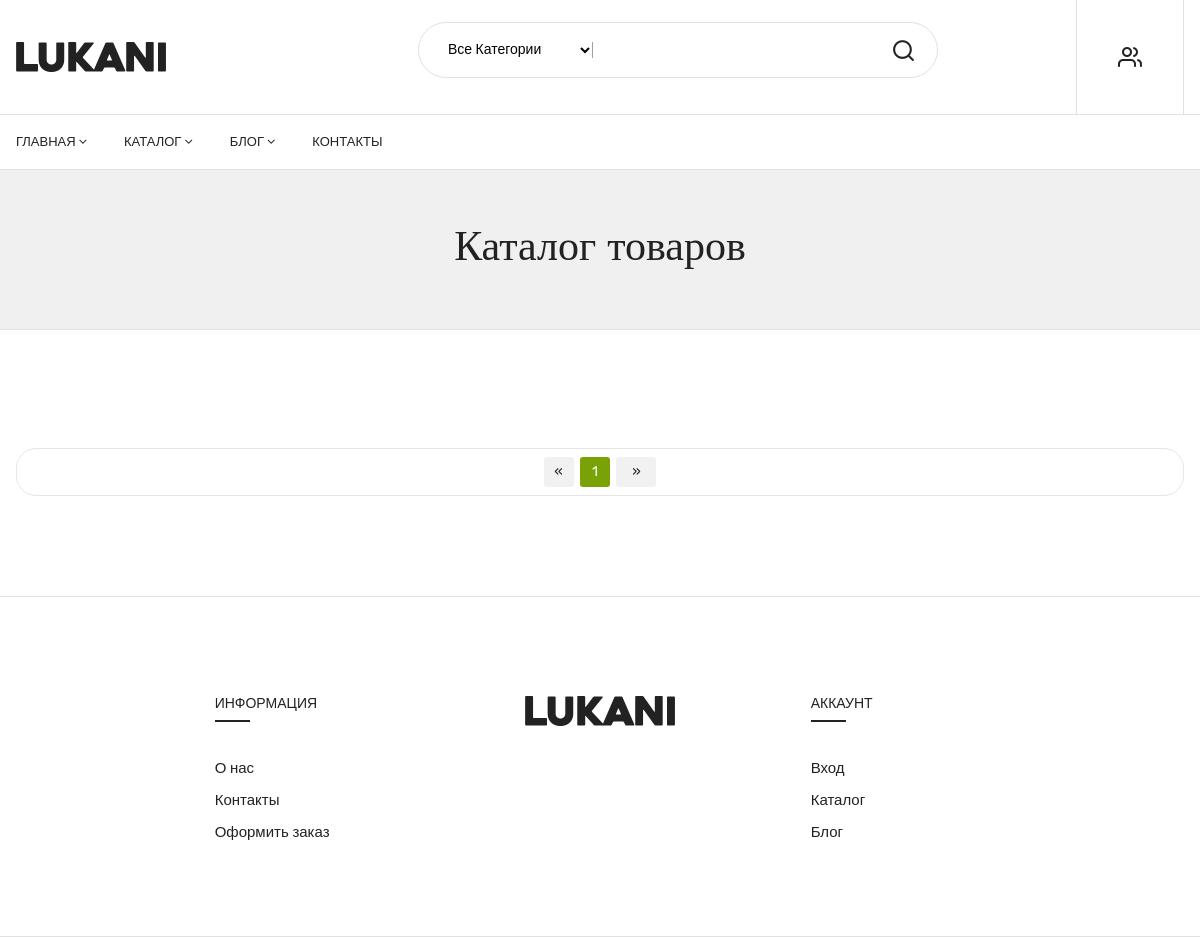
Page /catalog/ on the earlier database version.
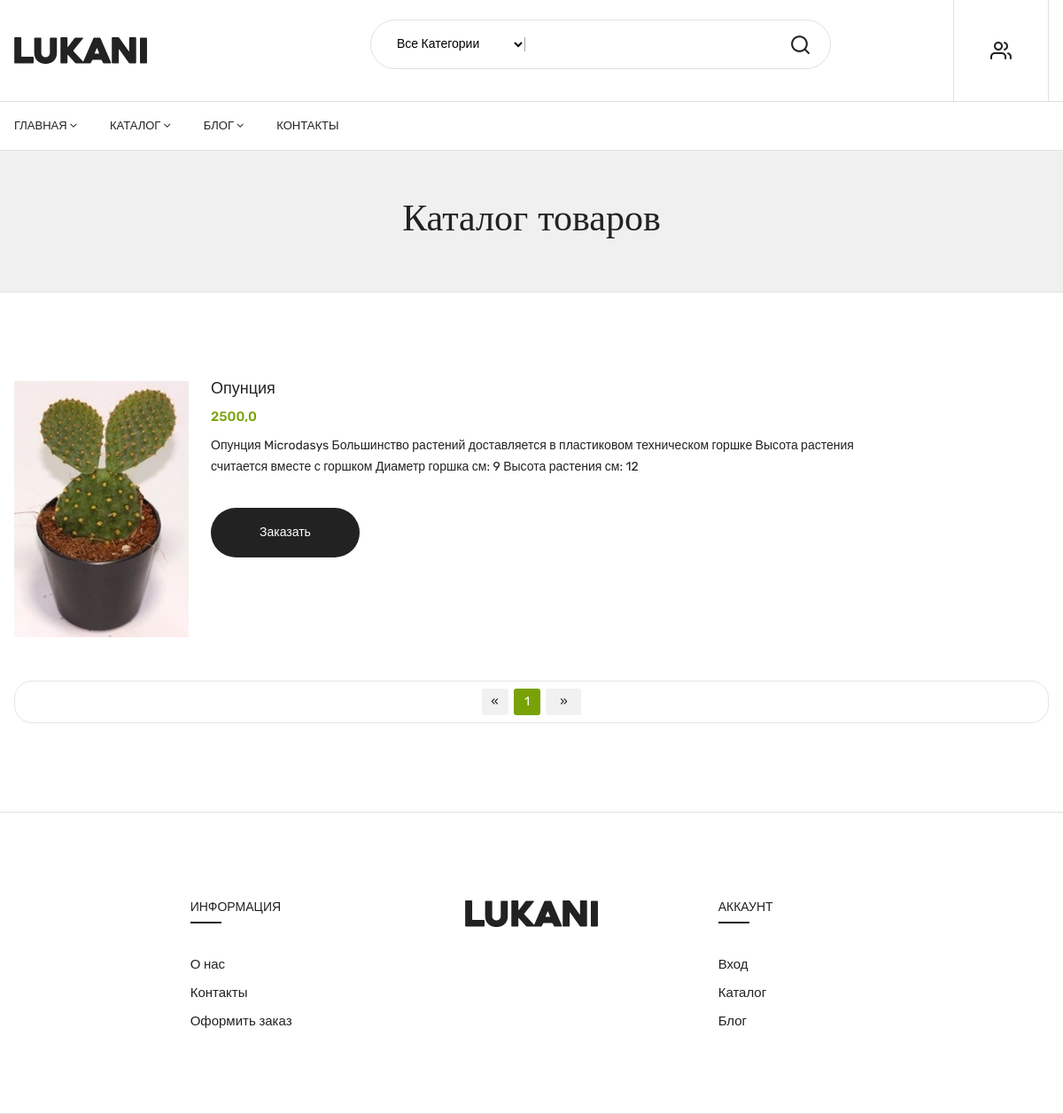
Same page on the later database version.
### menu/models.py (models this page shows, shortened)
class MenuFlower(models.Model):
    name = models.CharField(max_length=200)
    description = models.TextField()
    description_detail = models.TextField(null=True,blank=True)
    price = models.FloatField()
    discount = models.FloatField()
    image = models.ImageField(null=True,blank=True,upload_to='projects/%Y/%m/%d/')
    category = models.ManyToManyField('FlowerCategory', blank=True)
    class Meta:
        verbose_name = "Каталог цветов"
        verbose_name_plural = "Каталог цветов"

### menu/views.py (the view)
# urls.py: path('catalog/', views.catalog, name='menu.catalog'),
def catalog(request):
    query = request.GET.get('q', '').strip()
    category_id = request.GET.get('category', '').strip()
    flowers = MenuFlower.objects.all()
    if query:
        flowers = flowers.filter(name__icontains=query)
    if category_id and category_id.isdigit():
        flowers = flowers.filter(category__id=category_id)
    page = request.GET.get('page')
    results = 4
    paginator = Paginator(flowers, results)
    try:
        flowers = paginator.page(page)
    except PageNotAnInteger:
        flowers = paginator.page(1)
    except EmptyPage:
        flowers = paginator.page(paginator.num_pages)
    current_page = flowers.number
    left_index = max(1, current_page - 3)
    right_index = min(paginator.num_pages + 1, current_page + 4)
    custom_range = range(left_index, right_index)
    context = {
        'flowers': flowers,
        'category': FlowerCategory.objects.all(),
        'custom_range': custom_range,
        'paginator': paginator,
        'query': query,
        'selected_category': int(category_id) if category_id.isdigit() else None,
    }
    return render(request, 'menu/shop-fullwidth-list.html', context)

### menu/templates/menu/shop-fullwidth-list.html (shortened to what the changed rows need)
{% extends 'menu/index.html' %}
{% load static %}
{% block content %}
    <div class="shop_area shop_fullwidth mt-100 mb-100">
        <div class="container">
            <div class="row">
                <div class="col-12">
                    <div class="row shop_wrapper grid_list">
                        <div class="col-12 ">
                            {% for flower in flowers %}
                            <article class="single_product">
                                <figure>
                                    <div class="product_thumb">
                                        {% if flower.image %}
                                        <a class="primary_img" href="{% url 'flower_details' pk=flower.pk %}">
                                            <img src="{{ flower.image.url }}" alt="">
                                        </a>
                                        {% else %}
                                            <img src="{% static 'img/no_img.png' %}" alt="Нет изображения">
                                        {% endif %}
                                    </div>
                                    <div class="product_content list_content">
                                        <h4 class="product_name"><a href="{% url 'flower_details' pk=flower.pk %}">{{ flower.name }}</a>
                                        </h4>
                                        <div class="price_box">
                                            <span class="current_price">{{ flower.price }}</span>
                                        </div>
                                        <div class="product_desc">
                                            <p>{{ flower.description }}</p>
                                        </div>
                                        <div class="action_links list_action_right">
                                            <ul>
                                                <li class="add_to_cart">
                                                    <a href="#"
                                                       class="open-order-modal"
                                                       data-flower-id="{{ flower.id }}"
                                                       data-flower-name="{{ flower.name }}"
                                                       title="Заказать">
                                                        Заказать
                                                    </a>
                                                </li>
                                            </ul>
                                        </div>
                                    </div>
                                </figure>
                            </article>
                            {% endfor %}
                        </div>
                    </div>
                    <div class="shop_toolbar t_bottom" style="border-radius:20px">
                        <div class="pagination">
                            <ul>
                                {% if flowers.has_previous %}
                                    <li class="prev">
                                        <a href="?{% for key, value in request.GET.items %}{% if key != 'page' %}{{ key }}={{ value }}&{% endif %}{% endfor %}page={{ flowers.previous_page_number }}">«</a>
                                    </li>
                                {% else %}
                                    <li class="prev disabled"><span>«</span></li>
                                {% endif %}
                                {% for page_num in custom_range %}
                                    {% if page_num == flowers.number %}
                                        <li class="current">{{ page_num }}</li>
                                    {% else %}
                                        <li>
                                            <a href="?{% for key, value in request.GET.items %}{% if key != 'page' %}{{ key }}={{ value }}&{% endif %}{% endfor %}page={{ page_num }}">{{ page_num }}</a>
                                        </li>
                                    {% endif %}
                                {% endfor %}
                                {% if flowers.has_next %}
                                    <li class="next">
                                        <a href="?{% for key, value in request.GET.items %}{% if key != 'page' %}{{ key }}={{ value }}&{% endif %}{% endfor %}page={{ flowers.next_page_number }}">»</a>
                                    </li>
                                {% else %}
                                    <li class="next disabled"><span>»</span></li>
                                {% endif %}
                            </ul>
                        </div>
                    </div>
                </div>
            </div>
        </div>
    </div>
{% endblock %}

Differences in the rows shown:
added MenuFlower: image (picture), name "Опунция", price "2500,0", description "Опунция Microdasys Большинство растений доставляется в пластиковом техническом горшке Высота растения считается вместе с горшком Диаметр горшка см: 9 Высота растения см: 12"
